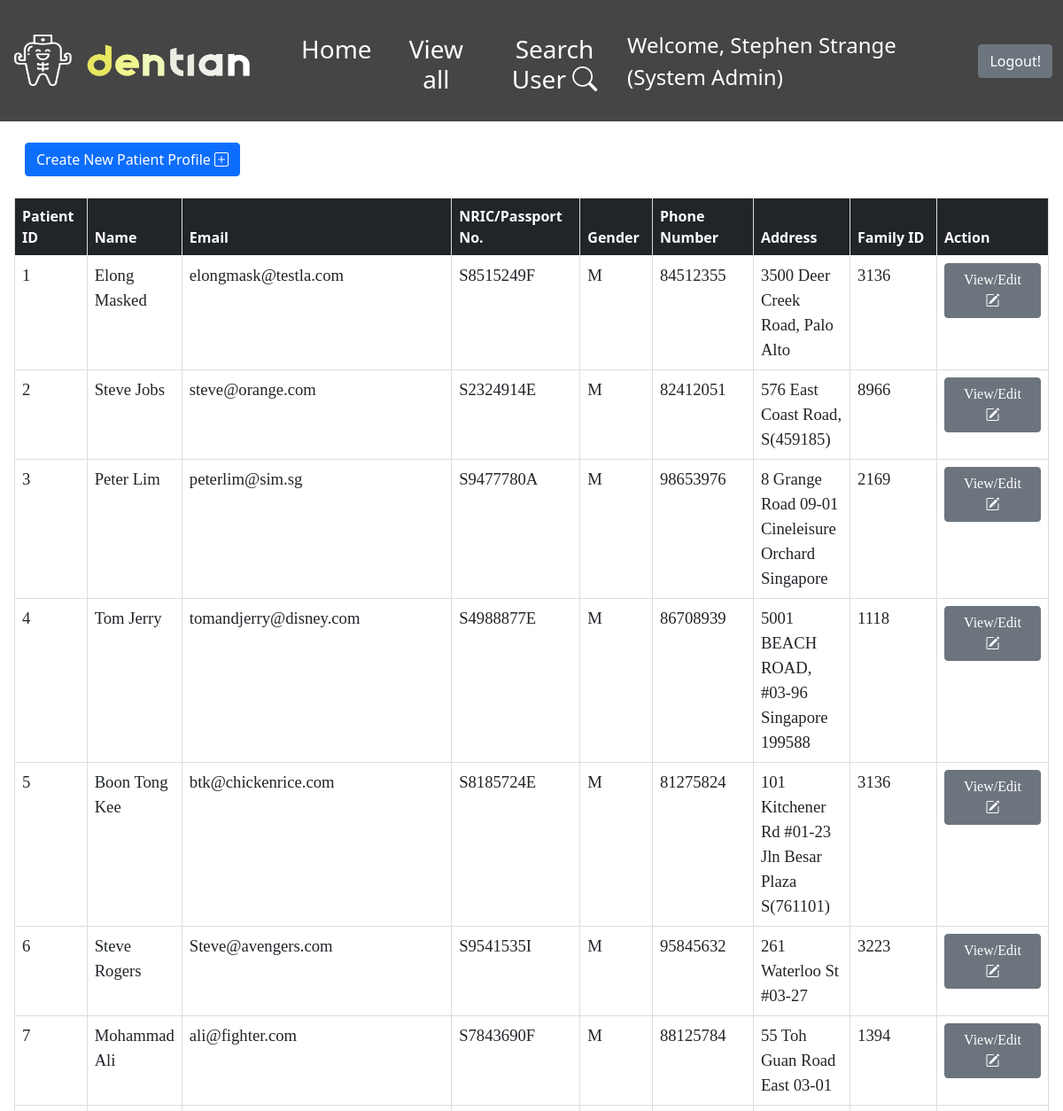
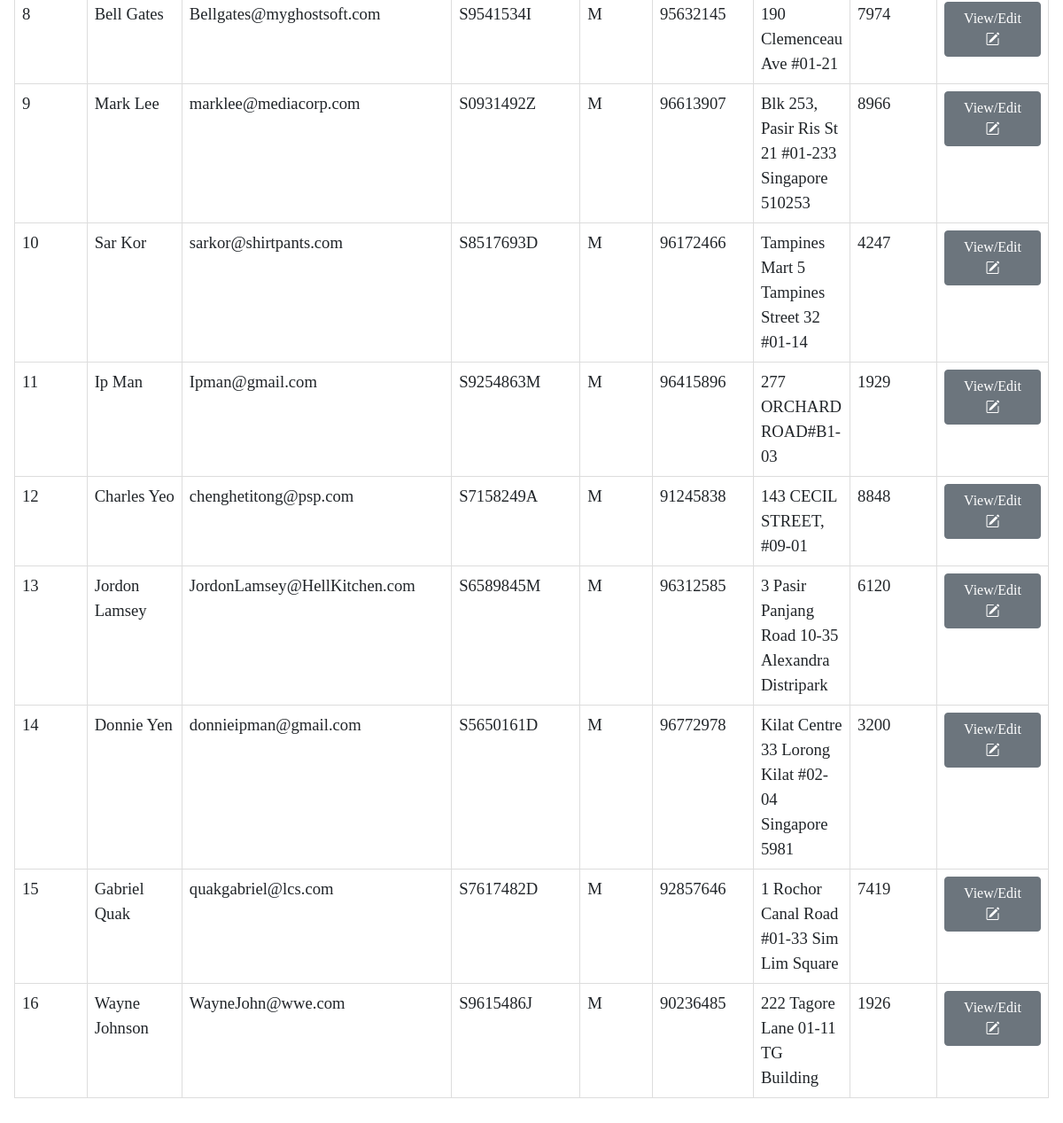
The page /ReceptionistDashboard.php (signed in) on the database its author committed (2 pictures, top to bottom).
### tables this page shows
CREATE TABLE `patient_profile` (
  `Patient_ID` int(11) NOT NULL,
  `Status` varchar(10) NOT NULL DEFAULT 'Active',
  `First_Name` varchar(20) NOT NULL,
  `Last_Name` varchar(20) NOT NULL,
  `NRIC_PNum` varchar(9) NOT NULL,
  `Gender` char(1) NOT NULL,
  `Birth_Date` date DEFAULT NULL,
  `Address` varchar(50) NOT NULL,
  `Nationality` varchar(100) NOT NULL,
  `Phone_Num` int(8) NOT NULL,
  `Email` varchar(50) NOT NULL,
  `Marital Status` varchar(20) NOT NULL,
  `Occupation` varchar(50) NOT NULL,
  `Smoker` varchar(3) NOT NULL,
  `Allergies` varchar(100) DEFAULT NULL,
  `Long_term_med` varchar(200) DEFAULT NULL,
  `Existing_Med_Conds` varchar(200) DEFAULT NULL,
  `Referred_by_clinic` varchar(50) DEFAULT NULL,
  `Referred_memo` varchar(200) DEFAULT NULL,
  `Family_ID` int(3) DEFAULT NULL,
  `Emer_Name` varchar(20) NOT NULL,
  `Emer_Contact` int(8) NOT NULL,
  `Emer_relation` varchar(10) NOT NULL,
  `Subsidies` varchar(3) NOT NULL
);

### db_connection.php (called while the page is built, shortened)
<?php
class DB_Connect
{
    public function connect()
    {
        try {
            $host2 = "sql6.freemysqlhosting.net";
            $db2 = "sql6501826";
            $username2 = "sql6501826";
            $password2 = "YnaPNqTYI4";
            $conn = new PDO('mysql:host='. $host2 . '; dbname=' . $db2 , $username2, $password2);
            return $conn;
        } catch (PDOException $e) {
            print "Error: " . $e->getMessage() . "<br>";
            die();
        }
    }
}

### ReceptionistDashboard.php (the view, shortened to what this page needs)
<?php
include 'db_connection.php';
include 'Navbar.php';
if (!isset($_SESSION['Role']) && empty($_SESSION['Role'])) {
    header("Location: index.php");
    exit();
} else {
    if (!isset($_SESSION['patientprof']) && empty($_SESSION['patientprof'])) {
        $db = new DB_Connect();
        $stmt = $db->connect()->prepare("SELECT * FROM patient_profile");
        $stmt->execute();
        if ($stmt->rowCount() > 0) {
            $patients_profile = $stmt->fetchAll(PDO::FETCH_ASSOC);
        }
    } else {
        $addSuccess = '';
        $patients_profile =  $_SESSION['patientprof'];
        $errormsg = $_SESSION['errorMsg'];
        $rowCount = $_SESSION['rowCount'];
    }
}
?>
<html>
<head>
    <link rel="stylesheet" href="https://cdn.jsdelivr.net/npm/bootstrap-icons@1.8.1/font/bootstrap-icons.css">
    <link href="https://cdn.jsdelivr.net/npm/bootstrap@5.0.2/dist/css/bootstrap.min.css" rel="stylesheet">
    <link rel="stylesheet" href="https://cdn.jsdelivr.net/npm/bootstrap-icons@1.8.1/font/bootstrap-icons.css">
</head>
<body>
    <div class="w-100 p-3">
        <nav class="navbar navbar-light bg-transparent">
            <div class="container-fluid mb-3">
                <button class="btn btn-primary" type="submit" name="logout" onclick="location.href = 'CreatePatientProfile.php';">Create New Patient Profile <i class="bi bi-plus-square"></i></button>
            </div>
        </nav>
        <table class="table table-hover ps-1">
            <thead class="table-dark">
                <tr>
                    <th scope="col" style="width: 100px">Patient ID</th>
                    <th scope="col">Name</th>
                    <th scope="col" style="width: 400px">Email</th>
                    <th scope="col" style="width: 180px">NRIC/Passport No.</th>
                    <th scope="col" style="width: 100px">Gender</th>
                    <th scope="col" style="width: 180px">Phone Number</th>
                    <th scope="col">Address</th>
                    <th scope="col" style="width: 180px">Family ID</th>
                    <th scope="col" style="width: 180px">Action</th>
                </tr>
            </thead>
            <tbody>
                <?php
                foreach ($patients_profile as $patients) {
                    echo
                    '<tr>' .
                        '<td scope="row">' . $patients['Patient_ID'] . '</td>' .
                        '<td>' . $patients['First_Name'] . ' ' . $patients['Last_Name'] . '</td>' .
                        '<td>' . $patients['Email'] . '</td>' .
                        '<td>' . $patients['NRIC_PNum'] . '</td>' .
                        '<td>' . $patients['Gender'] . '</td>' .
                        '<td>' . $patients['Phone_Num'] . '</td>' .
                        '<td>' . $patients['Address'] . '</td>' .
                        '<td>' . $patients['Family_ID'] . '</td>' .
                        '<td><button type="button" class="btn btn-secondary editBtn">View/Edit <i class="bi bi-pencil-square"></i></button></td>' .
                        '</tr>';
                }
                ?>
            </tbody>
        </table>
    </div>
</body>
</html>

### ReceptionistDashboard.php (style rules this page uses)
p, td { font-family: garamond; font-size: 14pt; }
td, th { border: 1px solid #ddd; }
table { width: 50%; background-color: white; text-align: left; }
body { background-image: url('img/AdminBackground.png'); background-repeat: no-repeat; background-attachment: fixed; background-size: cover; }

### rows shown on the page
patient_profile: Patient_ID "1", First_Name "Elong", Last_Name "Masked", Email "elongmask@testla.com", NRIC_PNum "S8515249F", Gender "M", Phone_Num "84512355", Address "3500 Deer Creek Road, Palo Alto", Family_ID "3136"
patient_profile: Patient_ID "2", First_Name "Steve", Last_Name "Jobs", Email "steve@orange.com", NRIC_PNum "S2324914E", Gender "M", Phone_Num "82412051", Address "576 East Coast Road, S(459185)", Family_ID "8966"
patient_profile: Patient_ID "3", First_Name "Peter", Last_Name "Lim", Email "peterlim@sim.sg", NRIC_PNum "S9477780A", Gender "M", Phone_Num "98653976", Address "8 Grange Road 09-01 Cineleisure Orchard Singapore", Family_ID "2169"
patient_profile: Patient_ID "4", First_Name "Tom", Last_Name "Jerry", Email "tomandjerry@disney.com", NRIC_PNum "S4988877E", Gender "M", Phone_Num "86708939", Address "5001 BEACH ROAD, #03-96 Singapore 199588", Family_ID "1118"
patient_profile: Patient_ID "5", First_Name "Boon", Last_Name "Tong Kee", Email "btk@chickenrice.com", NRIC_PNum "S8185724E", Gender "M", Phone_Num "81275824", Address "101 Kitchener Rd #01-23 Jln Besar Plaza S(761101)", Family_ID "3136"
patient_profile: Patient_ID "6", First_Name "Steve", Last_Name "Rogers", Email "Steve@avengers.com", NRIC_PNum "S9541535I", Gender "M", Phone_Num "95845632", Address "261 Waterloo St #03-27", Family_ID "3223"
patient_profile: Patient_ID "7", First_Name "Mohammad", Last_Name "Ali", Email "ali@fighter.com", NRIC_PNum "S7843690F", Gender "M", Phone_Num "88125784", Address "55 Toh Guan Road East 03-01", Family_ID "1394"
patient_profile: Patient_ID "8", First_Name "Bell", Last_Name "Gates", Email "Bellgates@myghostsoft.com", NRIC_PNum "S9541534I", Gender "M", Phone_Num "95632145", Address "190 Clemenceau Ave #01-21", Family_ID "7974"
patient_profile: Patient_ID "9", First_Name "Mark", Last_Name "Lee", Email "marklee@mediacorp.com", NRIC_PNum "S0931492Z", Gender "M", Phone_Num "96613907", Address "Blk 253, Pasir Ris St 21 #01-233 Singapore 510253", Family_ID "8966"
patient_profile: Patient_ID "10", First_Name "Sar", Last_Name "Kor", Email "sarkor@shirtpants.com", NRIC_PNum "S8517693D", Gender "M", Phone_Num "96172466", Address "Tampines Mart 5 Tampines Street 32 #01-14", Family_ID "4247"
patient_profile: Patient_ID "11", First_Name "Ip", Last_Name "Man", Email "Ipman@gmail.com", NRIC_PNum "S9254863M", Gender "M", Phone_Num "96415896", Address "277 ORCHARD ROAD#B1-03", Family_ID "1929"
patient_profile: Patient_ID "12", First_Name "Charles", Last_Name "Yeo", Email "chenghetitong@psp.com", NRIC_PNum "S7158249A", Gender "M", Phone_Num "91245838", Address "143 CECIL STREET, #09-01", Family_ID "8848"
patient_profile: Patient_ID "13", First_Name "Jordon", Last_Name "Lamsey", Email "JordonLamsey@HellKitchen.com", NRIC_PNum "S6589845M", Gender "M", Phone_Num "96312585", Address "3 Pasir Panjang Road 10-35 Alexandra Distripark", Family_ID "6120"
patient_profile: Patient_ID "14", First_Name "Donnie", Last_Name "Yen", Email "donnieipman@gmail.com", NRIC_PNum "S5650161D", Gender "M", Phone_Num "96772978", Address "Kilat Centre 33 Lorong Kilat #02-04 Singapore 5981", Family_ID "3200"
patient_profile: Patient_ID "15", First_Name "Gabriel", Last_Name "Quak", Email "quakgabriel@lcs.com", NRIC_PNum "S7617482D", Gender "M", Phone_Num "92857646", Address "1 Rochor Canal Road #01-33 Sim Lim Square", Family_ID "7419"
patient_profile: Patient_ID "16", First_Name "Wayne", Last_Name "Johnson", Email "WayneJohn@wwe.com", NRIC_PNum "S9615486J", Gender "M", Phone_Num "90236485", Address "222 Tagore Lane 01-11 TG Building", Family_ID "1926"

### other values the page prints
$_SESSION['Name'] "Stephen Strange"
$_SESSION['Role'] "System Admin"
